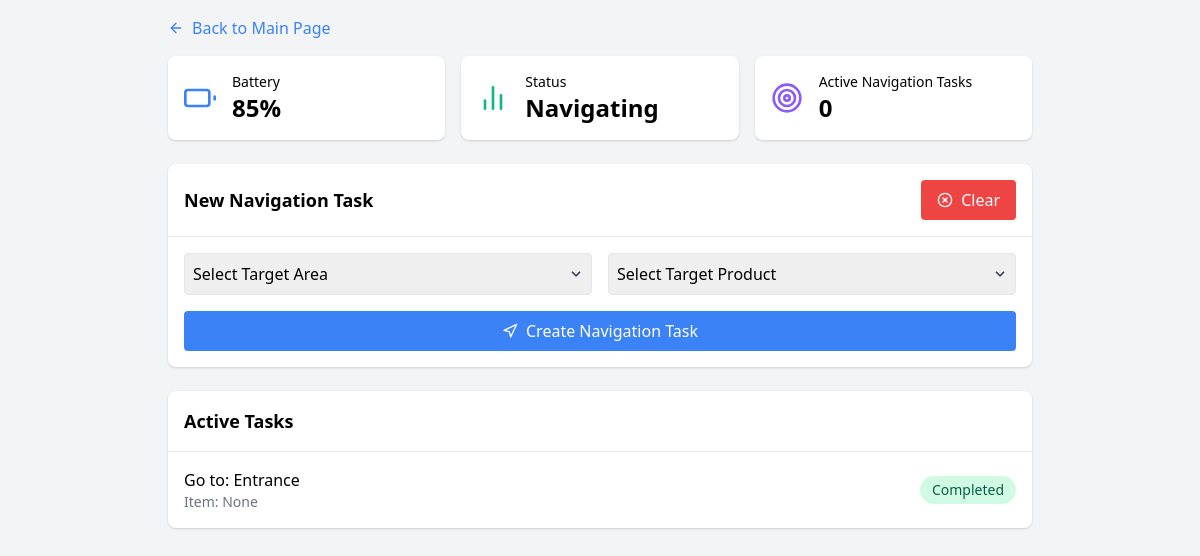
Page /navigation on the earlier database version.
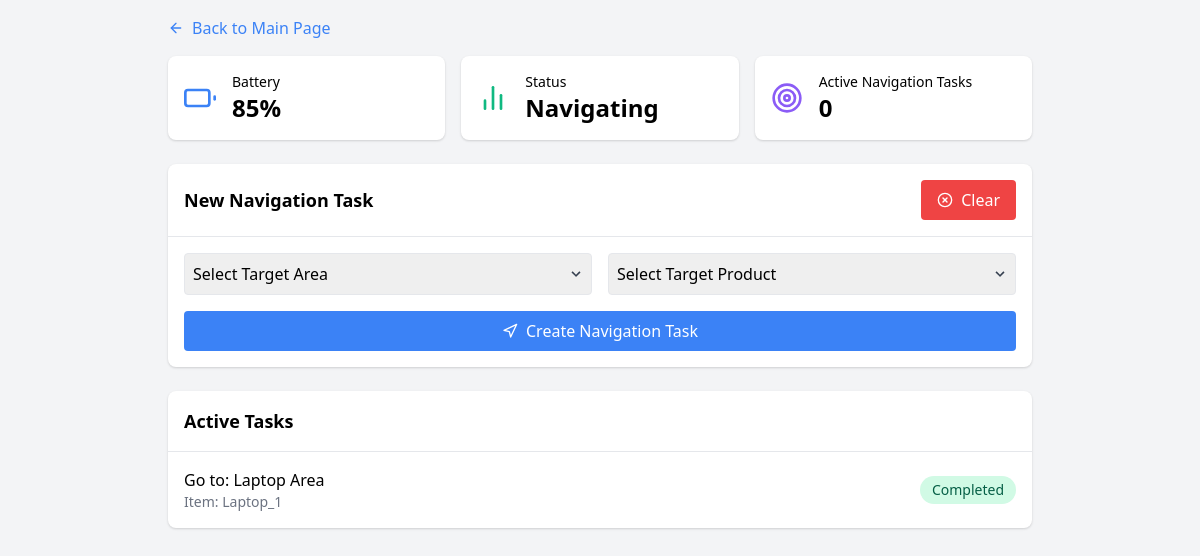
Same page on the later database version.
### app.py (models this page shows)
class Navigation(db.Model):
    id = db.Column(db.Integer, primary_key=True)
    target_area = db.Column(db.String(100), nullable=False)
    target_product = db.Column(db.String(200), nullable=False)
    status = db.Column(db.String(20), default='Queued')
    created_at = db.Column(db.DateTime, default=datetime.utcnow)

### app.py (the view)
@app.route('/navigation')
def navigation():
    navigation_tasks = Navigation.query.all()
    robot_status = get_robot_status()
    robot_status['active_tasks'] = get_active_count(Navigation)
    robot_status['status'] = "Navigating"
    return render_template('navigation.html',
                         tasks=navigation_tasks,
                         robot_status=robot_status,
                         page_type="navigation")

### app.py (called while the page is built)
def get_robot_status():
    return {
        'battery_level': 85,
    }

def get_active_count(model):
    return model.query.filter_by(status='In Progress').count()

### templates/navigation.html (shortened to what this page needs)
{% extends "base.html" %}
{% from 'components.html' import status_cards %}
{% block content %}
<div class="p-4 max-w-4xl mx-auto">
    <a href="{{ url_for('home') }}" class="inline-flex items-center mb-4 text-blue-500 hover:text-blue-700">
        <i data-feather="arrow-left" class="w-4 h-4 mr-2"></i>
        Back to Main Page
    </a>
    {{ status_cards(robot_status, 'navigation') }}
    <div class="bg-white rounded-lg shadow mb-6">
        <div class="p-4 border-b flex justify-between items-center">
            <h2 class="text-lg font-semibold">New Navigation Task</h2>
            <button id="clear-button"
                    class="bg-red-500 text-white py-2 px-4 rounded flex items-center hover:bg-red-600">
                <i data-feather="x-circle" class="w-4 h-4 mr-2"></i>
                Clear
            </button>
        </div>
        <div class="p-4">
            <form id="taskForm" class="grid grid-cols-1 md:grid-cols-2 gap-4" data-type="navigation">
                <div class="relative">
                    <select id="target_area"
                            name="target_area"
                            class="border rounded p-2 w-full appearance-none"
                            required>
                        <option value="" disabled selected>Select Target Area</option>
                    </select>
                    <div class="pointer-events-none absolute inset-y-0 right-0 flex items-center px-2 text-gray-700">
                    </div>
                </div>
                <div class="relative">
                    <select id="target_product"
                            name="target_product"
                            class="border rounded p-2 w-full appearance-none"
                            required>
                        <option value="" disabled selected>Select Target Product</option>
                    </select>
                    <div class="pointer-events-none absolute inset-y-0 right-0 flex items-center px-2 text-gray-700">
                    </div>
                </div>
                <button type="submit"
                        class="bg-blue-500 text-white rounded p-2 flex items-center justify-center md:col-span-2">
                    <i data-feather="navigation" class="w-4 h-4 mr-2"></i>
                    Create Navigation Task
                </button>
            </form>
        </div>
    </div>
    <div class="bg-white rounded-lg shadow">
        <div class="p-4 border-b">
            <h2 class="text-lg font-semibold">Active Tasks</h2>
                </div>
        <div class="divide-y" id="tasksList">
            {% for task in tasks %}
            <div class="p-4 flex items-center justify-between" id="task-{{ task.id }}">
                <div>
                    <div class="font-medium">
                        Go to: {{ task.target_area }}
                    </div>
                    <div class="text-sm text-gray-500">Item: {{ task.target_product }}</div>
                </div>
                <div class="flex items-center space-x-4">
                    <span class="px-3 py-1 rounded-full text-sm
                        {% if task.status == 'In Progress' %}
                            bg-blue-100 text-blue-800
                        {% elif task.status == 'Completed' %}
                            bg-green-100 text-green-800
                        {% else %}
                            bg-gray-100 text-gray-800
                        {% endif %}">
                        {{ task.status }}
                    </span>
                </div>
            </div>
            {% endfor %}
        </div>
    </div>
</div>
{% endblock %}

Differences in the rows shown:
removed Navigation: target_area "Entrance", target_product "None", status "Completed"
added Navigation: target_area "Laptop Area", target_product "Laptop_1", status "Completed"
